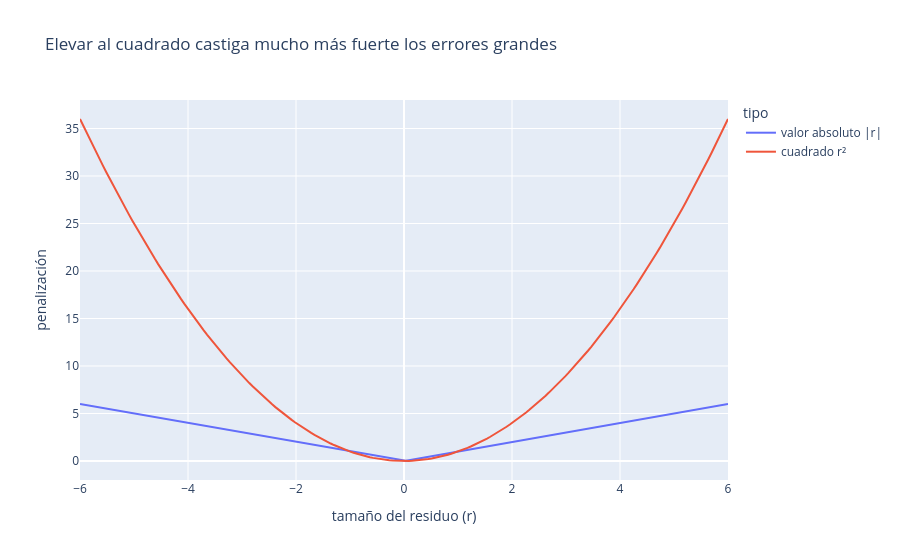

The code cell stored with this chart in its notebook:
### Markdown cell above
## 2. Por qué elevamos el residuo al cuadrado

Hay más de una manera razonable de "quitarle el signo" a un residuo:

- Tomar su **valor absoluto** $|r|$: cada unidad de error pesa lo mismo, sin
  importar qué tan grande sea.
- Elevarlo **al cuadrado** $r^2$: los errores grandes pesan mucho más que los
  pequeños.

Grafiquemos ambas opciones como "penalización" en función del tamaño del
residuo, para decidir con los ojos antes que con la fórmula.

### Code cell
r = np.linspace(-6, 6, 200)
penalizaciones = pl.DataFrame({
    "residuo": np.concatenate([r, r]),
    "penalizacion": np.concatenate([np.abs(r), r ** 2]),
    "tipo": ["valor absoluto |r|"] * len(r) + ["cuadrado r²"] * len(r),
})
fig = px.line(
    penalizaciones, x="residuo", y="penalizacion", color="tipo",
    title="Elevar al cuadrado castiga mucho más fuerte los errores grandes",
)
fig.update_layout(xaxis_title="tamaño del residuo (r)", yaxis_title="penalización")
fig.show()

### Figure 1 — Plotly figure (JSON) as saved in the notebook; plotly's stock layout.template omitted (floating-point values rounded to 4 significant figures; data arrays with more than 128 entries replaced by an {"elided": "..."} marker saying what was removed)
{"data": [{"hovertemplate": "tipo=valor absoluto |r|<br>residuo=%{x}<br>penalizacion=%{y}<extra></extra>", "legendgroup": "valor absoluto |r|", "line": {"color": "#636efa", "dash": "solid"}, "marker": {"symbol": "circle"}, "mode": "lines", "name": "valor absoluto |r|", "orientation": "v", "showlegend": true, "type": "scatter", "x": {"elided": "200 float values"}, "xaxis": "x", "y": {"elided": "200 float values"}, "yaxis": "y"}, {"hovertemplate": "tipo=cuadrado r²<br>residuo=%{x}<br>penalizacion=%{y}<extra></extra>", "legendgroup": "cuadrado r²", "line": {"color": "#EF553B", "dash": "solid"}, "marker": {"symbol": "circle"}, "mode": "lines", "name": "cuadrado r²", "orientation": "v", "showlegend": true, "type": "scatter", "x": {"elided": "200 float values"}, "xaxis": "x", "y": {"elided": "200 float values"}, "yaxis": "y"}], "layout": {"legend": {"title": {"text": "tipo"}, "tracegroupgap": 0}, "title": {"text": "Elevar al cuadrado castiga mucho más fuerte los errores grandes"}, "xaxis": {"anchor": "y", "domain": [0, 1], "title": {"text": "tamaño del residuo (r)"}}, "yaxis": {"anchor": "x", "domain": [0, 1], "title": {"text": "penalización"}}}}
